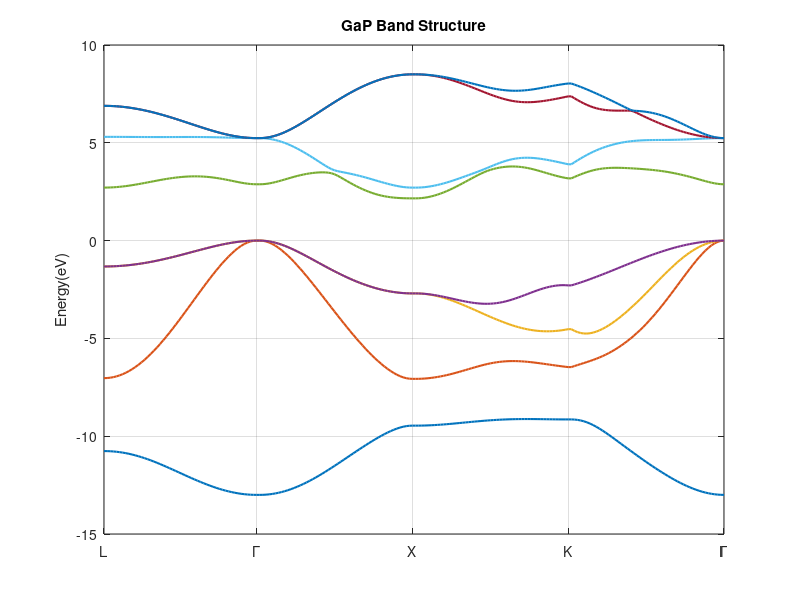

The MATLAB source for this figure:
clear; clc; close all;
%Time Binding Parameters(GaAs)
P1=-6.28478;
P2=-2.78920;
P3=1.09428;
P4=2.38200;
P5=-7.75000;
P6=5.26000;
P7=4.87000;
P8=2.44000;
P9=5.56000;
P10=-1.13763;
P11=-1.18610;
P12=0.76000;
P13=1.33000;
P14=0.85447;
P15=1.18920;
P16=0.02400;
P17=0.08320;
P18=-0.16727;
P19=-0.18140;
P20=1.18000;
P21=-0.08000;
P22=0.00000;
P23=0.00000;
%k的路徑
nk=50;
L=[0.5,0.5,0.5];
Gamma=[0.0,0.0,0.0];
X=[1.0,0.0,0.0];
K=[0.75,0.75,0.0];
k_path=[
    linspace(L(1),Gamma(1),nk)',linspace(L(2),Gamma(2),nk)',linspace(L(3),Gamma(3),nk)';
    linspace(Gamma(1),X(1),nk)',linspace(Gamma(2),X(2),nk)',linspace(Gamma(3),X(3),nk)';
    linspace(X(1),K(1),nk)',linspace(X(2),K(2),nk)',linspace(X(3),K(3),nk)';
    linspace(K(1),Gamma(1),nk)',linspace(K(2),Gamma(2),nk)',linspace(K(3),Gamma(3),nk)'];
total_nk=size(k_path,1);
E_bands=zeros(total_nk,8);
for i=1:total_nk
    kx=k_path(i,1);
    ky=k_path(i,2);
    kz=k_path(i,3);
    C1=cos(pi*kx);
    C2=cos(pi*ky);
    C3=cos(pi*kz);
    S1=sin(pi*kx);
    S2=sin(pi*ky);
    S3=sin(pi*kz);
    cx=cos(pi*kx/2);
    cy=cos(pi*ky/2);
    cz=cos(pi*kz/2);
    sx=sin(pi*kx/2);
    sy=sin(pi*ky/2);
    sz=sin(pi*kz/2);
    g0=cx*cy*cz-1i*sx*sy*sz;
    g1=-cx*sy*sz+1i*sx*cy*cz;
    g2=-sx*cy*sz+1i*cx*sy*cz;
    g3=-sx*sy*cz+1i*cx*cy*sz;
    H=zeros(8,8);
    H(1,1)=P2+P19*(C1*C2+C2*C3+C3*C1);
    H(2,2)=P4+P15*C1*(C2+C3)+P11*C2*C3;
    H(3,3)=P4+P15*C2*(C1+C3)+P11*C1*C3;
    H(4,4)=P4+P15*C3*(C1+C2)+P11*C1*C2;
    H(5,5)=P1+P18*(C1*C2+C2*C3+C3*C1);
    H(6,6)=P3+P14*C1*(C2+C3)+P10*C2*C3;
    H(7,7)=P3+P14*C2*(C1+C3)+P10*C1*C3;
    H(8,8)=P3+P14*C3*(C1+C2)+P10*C1*C2;
    H(1,2)=-P21*S2*S3+1i*P17*S1*(C2+C3);
    H(1,3)=-P21*S1*S3+1i*P17*S2*(C1+C3);
    H(1,4)=-P21*S1*S2+1i*P17*S3*(C1+C2);
    H(2,3)=-P13*S1*S2-1i*P23*C3*(S1-S2);
    H(2,4)=-P13*S1*S3-1i*P23*C2*(S1-S3);
    H(3,4)=-P13*S2*S3-1i*P23*C1*(S2-S3);
    H(5,6)=P20*S2*S3+1i*P16*S1*(C2+C3);
    H(5,7)=P20*S1*S3+1i*P16*S2*(C1+C3);
    H(5,8)=P20*S1*S2+1i*P16*S3*(C1+C2);
    H(6,7)=-P12*S1*S2+1i*P22*C3*(S1-S2);
    H(6,8)=-P12*S1*S3+1i*P22*C2*(S1-S3);
    H(7,8)=-P12*S2*S3+1i*P22*C1*(S2-S3);
    H(1,5)=P5*g0;
    H(1,6)=P7*g1;
    H(1,7)=P7*g2;
    H(1,8)=P7*g3;
    H(2,5)=-P6*g1;
    H(2,6)=P8*g0;
    H(2,7)=P9*g3;
    H(2,8)=P9*g2;
    H(3,5)=-P6*g2;
    H(3,6)=P9*g3;
    H(3,7)=P8*g0;
    H(3,8)=P9*g1;
    H(4,5)=-P6*g3;
    H(4,6)=P9*g2;
    H(4,7)=P9*g1;
    H(4,8)=P8*g0;
    H=H+H'-diag(diag(H));
    eigenvalue=eig(H);
    E_bands(i,:)=sort(real(eigenvalue));
end
figure; hold on;
plot(1:total_nk,E_bands,'LineWidth',1.5);
xticks([1,nk,2*nk,3*nk,4*nk]);
xticklabels({'L','\Gamma','X', 'K','\Gamma'});
ylabel('Energy(eV)'); 
title('GaP Band Structure');
grid on; 
box on; 
xlim([1, total_nk]);
